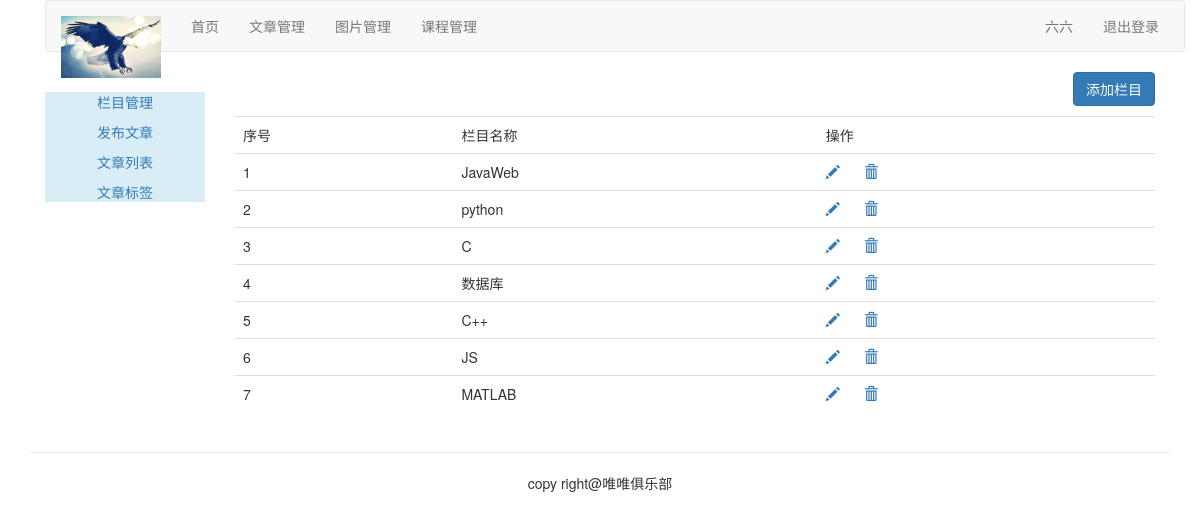
Screenshot of /article/article_column/ (signed in) with the database file from the repository.
### article/models.py (models this page shows, shortened)
class ArticleColumn(models.Model):
    user = models.ForeignKey(User, related_name='article_column', on_delete=models.CASCADE)
    column = models.CharField(max_length=200)
    created = models.DateField(auto_now_add=True)

### article/views.py (the view, shortened to what this page needs)
@login_required(login_url='/account/login/')
@csrf_exempt
def article_column(request):
    if request.method == "GET":
        columns = ArticleColumn.objects.filter(user=request.user)
        column_form = ArticleColumnForm()
        return render(request, "article/column/article_column.html", {"columns": columns, 'column_form': column_form})

### templates/article/column/article_column.html (shortened to what this page needs)
{% extends "article/base.html" %}
{% load staticfiles %}
{% block content %}
    <div>
        <p class="text-right">
            <button id="add_column" onclick="add_column()" class="btn btn-primary">添加栏目</button>
        </p>
        <table class="table table-hover">
            <tr>
                <td>序号</td>
                <td>栏目名称</td>
                <td>操作</td>
            </tr>
            {% for column in columns %}
                <tr>
                    <td>{{ forloop.counter }}</td>
                    <td>{{ column.column }}</td>
                    <td>
                        <a name="edit" href="javascript:" onclick="edit_column(this, {{ column.id }})"><span
                                class="glyphicon glyphicon-pencil"></span></a>
                        <a name="delete" href="javascript:" onclick="del_column(this, {{ column.id }})"><span
                                class="glyphicon glyphicon-trash" style="margin-left:20px;"></span></a>
                    </td>
                </tr>
            {% empty %}
                <p>还没有设置栏目，赶快设置吧！</p>
            {% endfor %}
        </table>
    </div>
    </div>
{% endblock %}

### templates/article/header.html (shortened to what this page needs)
{% load staticfiles %}
<div class="container">
    <nav class="navbar navbar-default" role="navigation">
        <div class="navbar-header">
            <a href="#" class="navbar-brand">
                <img src="{% static '/images/ying.jpg' %}" width="100px"/>
            </a>
        </div>
        <div>
            <ul class="nav navbar-nav" role="tablist">
                <li><a href="{% url 'home' %}">首页</a></li>
                <li><a href="{% url 'article:article_list' %}">文章管理</a></li>
                <li><a href="#">图片管理</a></li>
                <li><a href="#">课程管理</a></li>
            </ul>
            <ul class="nav navbar-nav navbar-right" style="margin-right: 10px">
                <li><a href="#">{{ user.username }}</a></li>
                <li><a href="{% url 'account:user_logout' %}">退出登录</a></li>
            </ul>
        </div>
    </nav>
</div>

### rows the page displays
ArticleColumn: column "JavaWeb"
ArticleColumn: column "python"
ArticleColumn: column "C"
ArticleColumn: column "数据库"
ArticleColumn: column "C++"
ArticleColumn: column "JS"
ArticleColumn: column "MATLAB"

### other values shown
{{ user.username }} "六六"
